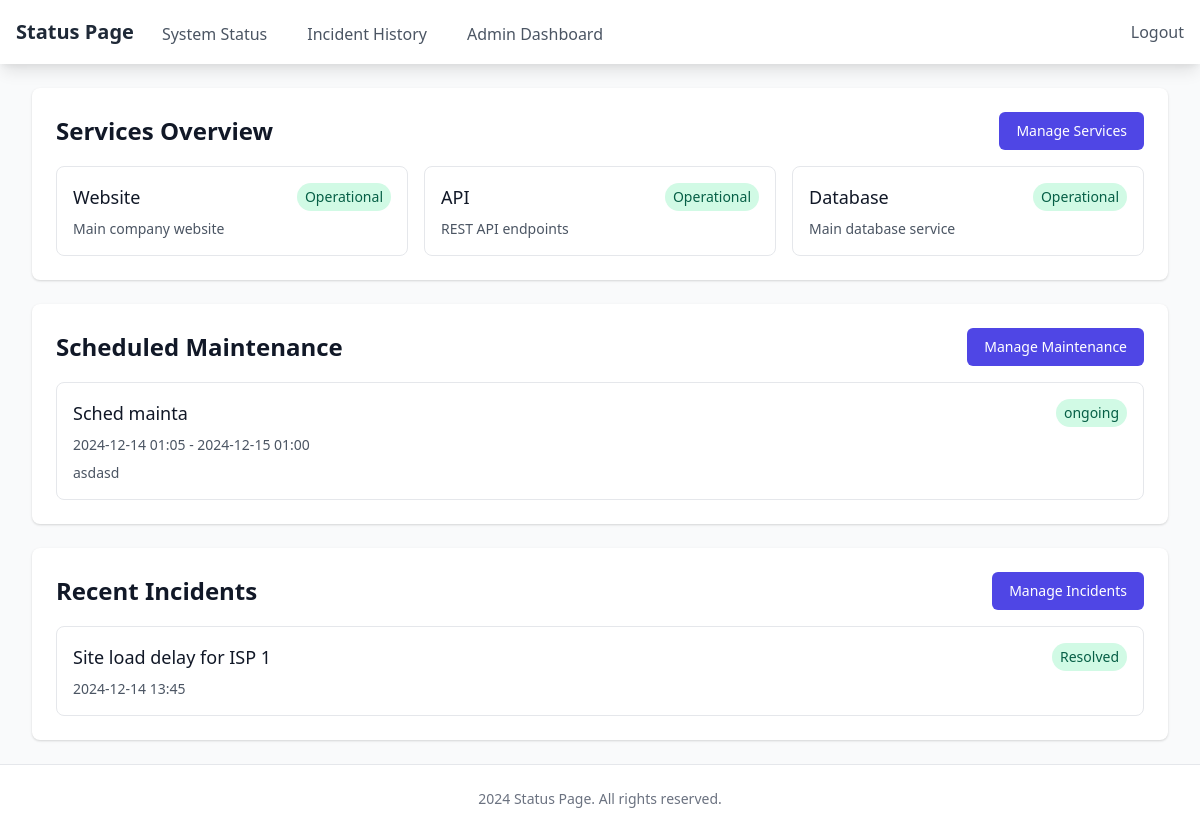
The page /admin/ (signed in) on the database its author committed.
### app/models.py (models this page shows, shortened)
class Service(db.Model):
    id = db.Column(db.Integer, primary_key=True)
    name = db.Column(db.String(100), nullable=False)
    description = db.Column(db.Text)
    status = db.Column(db.String(20), default='operational')  # operational, degraded, outage
    created_at = db.Column(db.DateTime, default=datetime.utcnow)
    incidents = db.relationship('Incident', backref='service', lazy=True)

class ScheduledMaintenance(db.Model):
    id = db.Column(db.Integer, primary_key=True)
    title = db.Column(db.String(200), nullable=False)
    description = db.Column(db.Text, nullable=True)
    start_time = db.Column(db.DateTime, nullable=False)
    end_time = db.Column(db.DateTime, nullable=False)
    status = db.Column(db.String(20), default='upcoming')  # upcoming, ongoing, completed

class Incident(db.Model):
    id = db.Column(db.Integer, primary_key=True)
    service_id = db.Column(db.Integer, db.ForeignKey('service.id'), nullable=False)
    title = db.Column(db.String(200), nullable=False)
    description = db.Column(db.Text)
    status = db.Column(db.String(20), default='investigating')  # investigating, identified, monitoring, resolved
    created_at = db.Column(db.DateTime, default=datetime.utcnow)
    updated_at = db.Column(db.DateTime, default=datetime.utcnow, onupdate=datetime.utcnow)
    updates = db.relationship('IncidentUpdate', backref='incident', lazy=True)

### app/routes/admin.py (the view)
@bp.route('/')
@login_required
def dashboard():
    services = Service.query.all()
    incidents = Incident.query.order_by(Incident.created_at.desc()).limit(5).all()
    maintenance_events = ScheduledMaintenance.query.filter(
        ScheduledMaintenance.end_time >= datetime.utcnow()
    ).order_by(ScheduledMaintenance.start_time.asc()).limit(3).all()
    return render_template('admin/dashboard.html',
                         services=services,
                         incidents=incidents,
                         maintenance_events=maintenance_events)

### app/__init__.py (called while the page is built)
def create_app(config_class=Config):
    app = Flask(__name__)
    app.config.from_object(config_class)
    db.init_app(app)
    login_manager.init_app(app)
    migrate.init_app(app, db)
    login_manager.login_view = 'admin.login'
    login_manager.login_message_category = 'info'
    @app.context_processor
    def inject_year():
        return {'current_year': datetime.utcnow().year}
    from app.routes import admin, public
    app.register_blueprint(admin.bp)
    app.register_blueprint(public.bp)
    return app

### app/models.py (called while the page is built)
@login_manager.user_loader
def load_user(id):
    return User.query.get(int(id))

### app/templates/admin/dashboard.html (shortened to what this page needs)
{% extends "base.html" %}
{% block content %}
<div class="space-y-6">
    <div class="bg-white shadow rounded-lg p-6">
        <div class="flex items-center justify-between mb-4">
            <h2 class="text-2xl font-bold text-gray-900">Services Overview</h2>
            <a href="{{ url_for('admin.services') }}"
               class="inline-flex items-center px-4 py-2 border border-transparent text-sm font-medium rounded-md text-white bg-indigo-600 hover:bg-indigo-700">
                Manage Services
            </a>
        </div>
        <div class="grid gap-4 md:grid-cols-2 lg:grid-cols-3">
            {% for service in services %}
            <div class="border rounded-lg p-4">
                <div class="flex items-center justify-between">
                    <h3 class="text-lg font-medium text-gray-900">{{ service.name }}</h3>
                    <span class="px-2 py-1 text-sm rounded-full
                        {% if service.status == 'operational' %}
                            bg-green-100 text-green-800
                        {% elif service.status == 'degraded' %}
                            bg-yellow-100 text-yellow-800
                        {% else %}
                            bg-red-100 text-red-800
                        {% endif %}">
                        {{ service.status|title }}
                    </span>
                </div>
                {% if service.description %}
                <p class="mt-2 text-sm text-gray-600">{{ service.description }}</p>
                {% endif %}
            </div>
            {% endfor %}
        </div>
    </div>
    <div class="bg-white shadow rounded-lg p-6">
        <div class="flex items-center justify-between mb-4">
            <h2 class="text-2xl font-bold text-gray-900">Scheduled Maintenance</h2>
            <a href="{{ url_for('admin.maintenance') }}"
               class="inline-flex items-center px-4 py-2 border border-transparent text-sm font-medium rounded-md text-white bg-indigo-600 hover:bg-indigo-700">
                Manage Maintenance
            </a>
        </div>
        <div class="space-y-4">
            {% for event in maintenance_events %}
            <div class="border rounded-lg p-4">
                <div class="flex items-center justify-between">
                    <h3 class="text-lg font-medium text-gray-900">{{ event.title }}</h3>
                    <span class="px-2 py-1 text-sm rounded-full
                        {% if event.status == 'upcoming' %}bg-yellow-100 text-yellow-800
                        {% elif event.status == 'ongoing' %}bg-green-100 text-green-800
                        {% else %}bg-gray-100 text-gray-800{% endif %}">
                        {{ event.status }}
                    </span>
                </div>
                <p class="mt-2 text-sm text-gray-600">
                    {{ event.start_time.strftime('%Y-%m-%d %H:%M') }} - {{ event.end_time.strftime('%Y-%m-%d %H:%M') }}
                </p>
                {% if event.description %}
                <p class="mt-2 text-sm text-gray-600">{{ event.description }}</p>
                {% endif %}
            </div>
            {% endfor %}
        </div>
    </div>
    <div class="bg-white shadow rounded-lg p-6">
        <div class="flex items-center justify-between mb-4">
            <h2 class="text-2xl font-bold text-gray-900">Recent Incidents</h2>
            <a href="{{ url_for('admin.incidents') }}"
               class="inline-flex items-center px-4 py-2 border border-transparent text-sm font-medium rounded-md text-white bg-indigo-600 hover:bg-indigo-700">
                Manage Incidents
            </a>
        </div>
        <div class="space-y-4">
            {% for incident in incidents %}
            <div class="border rounded-lg p-4">
                <div class="flex items-center justify-between">
                    <h3 class="text-lg font-medium text-gray-900">{{ incident.title }}</h3>
                    <span class="px-2 py-1 text-sm rounded-full
                        {% if incident.status == 'investigating' %}
                            bg-red-100 text-red-800
                        {% elif incident.status == 'identified' %}
                            bg-yellow-100 text-yellow-800
                        {% elif incident.status == 'monitoring' %}
                            bg-blue-100 text-blue-800
                        {% else %}
                            bg-green-100 text-green-800
                        {% endif %}">
                        {{ incident.status|title }}
                    </span>
                </div>
                <p class="mt-2 text-sm text-gray-600">{{ incident.created_at.strftime('%Y-%m-%d %H:%M') }}</p>
            </div>
            {% endfor %}
        </div>
    </div>
</div>
{% endblock %}

### app/templates/base.html (shortened to what this page needs)
<!DOCTYPE html>
<html lang="en" class="h-full">
<head>
    <link href="https://cdn.jsdelivr.net/npm/tailwindcss@2.2.19/dist/tailwind.min.css" rel="stylesheet">
    <link rel="stylesheet" href="{{ url_for('static', filename='css/main.css') }}">
</head>
<body class="flex flex-col min-h-full bg-gray-50">
    <nav class="bg-white shadow-lg">
        <div class="max-w-7xl mx-auto px-4">
            <div class="flex justify-between h-16">
                <div class="flex">
                    <div class="flex-shrink-0 flex items-center">
                        <a href="{{ url_for('public.index') }}" class="text-xl font-bold text-gray-800">Status Page</a>
                    </div>
                    <div class="hidden md:ml-6 md:flex md:space-x-8">
                        <a href="{{ url_for('public.index') }}" class="inline-flex items-center px-1 pt-1 text-gray-600">System Status</a>
                        <a href="{{ url_for('public.history') }}" class="inline-flex items-center px-1 pt-1 text-gray-600">Incident History</a>
                        {% if current_user.is_authenticated %}
                        <a href="{{ url_for('admin.dashboard') }}" class="inline-flex items-center px-1 pt-1 text-gray-600">Admin Dashboard</a>
                        {% endif %}
                    </div>
                </div>
                <div class="flex items-center">
                    {% if current_user.is_authenticated %}
                    <a href="{{ url_for('admin.logout') }}" class="text-gray-600 hover:text-gray-900">Logout</a>
                    {% else %}
                    <a href="{{ url_for('admin.login') }}" class="text-gray-600 hover:text-gray-900">Admin Login</a>
                    {% endif %}
                </div>
            </div>
        </div>
    </nav>
    <main class="flex-grow max-w-7xl w-full mx-auto py-6 sm:px-6 lg:px-8">
        {% block content %}{% endblock %}
    </main>
    <footer class="bg-white mt-auto border-t border-gray-200">
        <div class="max-w-7xl mx-auto py-6 px-4 sm:px-6 lg:px-8">
            <p class="text-center text-gray-500 text-sm">
                {{ current_year }} Status Page. All rights reserved.
            </p>
        </div>
    </footer>
</body>
</html>

### rows shown on the page
Service: name "Website", status "Operational", description "Main company website"
Service: name "API", status "Operational", description "REST API endpoints"
Service: name "Database", status "Operational", description "Main database service"
ScheduledMaintenance: title "Sched mainta", status "ongoing", start_time "2024-12-14 01:05", end_time "2024-12-15 01:00", description "asdasd"
Incident: title "Site load delay for ISP 1", status "Resolved", created_at "2024-12-14 13:45"
